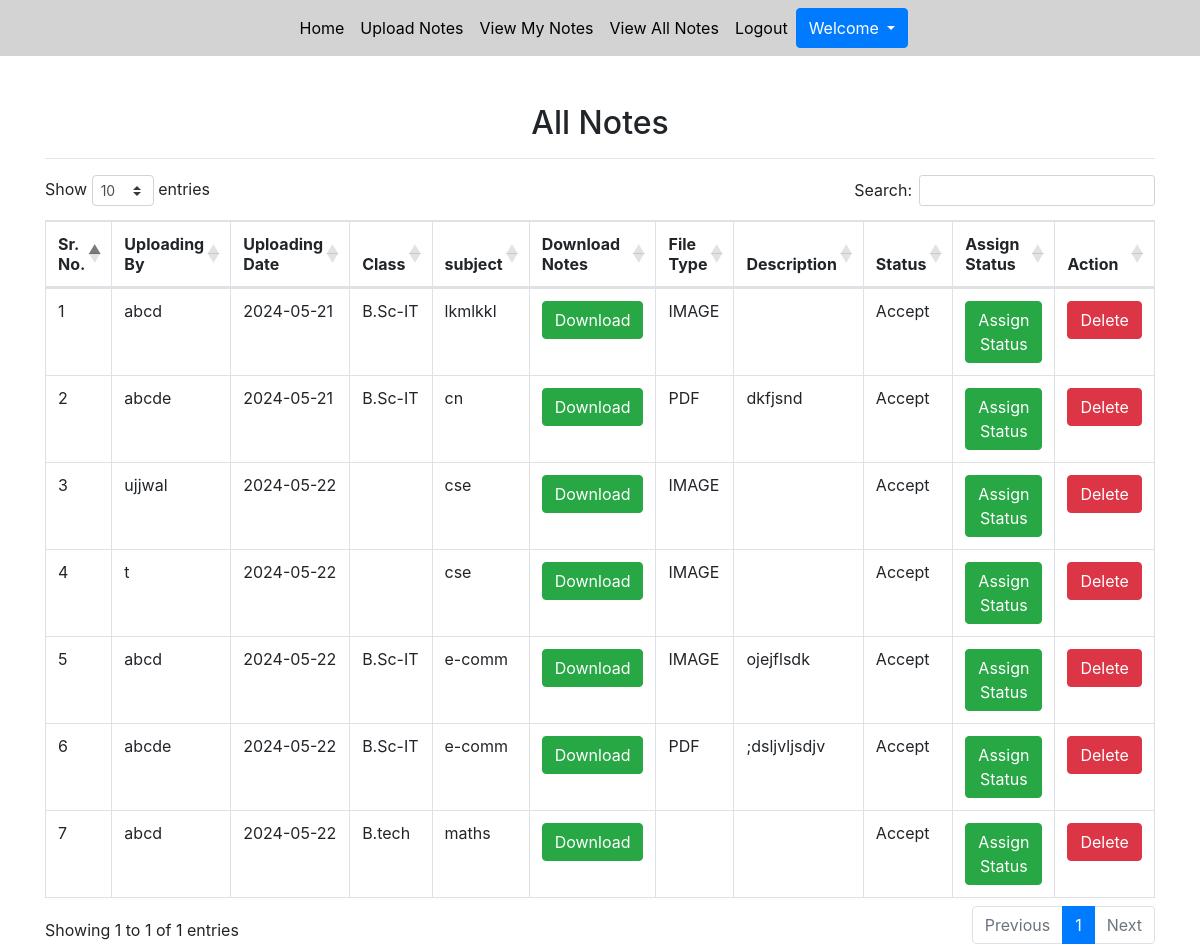
The app's page /viewallnotes with its own data.
### exam/models.py (models this page shows, shortened)
class Notes(models.Model):
    user = models.ForeignKey(User, on_delete=models.CASCADE)
    uploadingdate = models.CharField(max_length=30)
    branch = models.CharField(max_length=30)
    subject = models.CharField(max_length=30)
    notesfile = models.FileField(null=True)
    filetype = models.CharField(max_length=30)
    description = models.CharField(max_length=200, null=True)
    status = models.CharField(max_length=15)

### exam/views.py (the view)
# urls.py: path('viewallnotes', views.viewallnotes, name='viewallnotes'),
def viewallnotes(request):
    userType = ""
    if is_teacher(request.user):
        userType = "TEACHER"
    if is_student(request.user):
        userType = "student"
    notes = Notes.objects.filter(status = "Accept")
    d = {'notes' : notes,"userType":userType}
    return render(request, 'notes_sharing/viewallnotes.html', d)

### exam/views.py (called while the page is built)
def is_teacher(user):
    return user.groups.filter(name='TEACHER').exists()

def is_student(user):
    return user.groups.filter(name='STUDENT').exists()

### templates/notes_sharing/viewallnotes.html (shortened to what this page needs)
{%  extends 'notes_sharing/user_navigation.html' %}
{% load static %}
{% block body %}
<link rel="stylesheet" href="//cdnjs.cloudflare.com/ajax/libs/twitter-bootstrap/4.5.2/css/bootstrap.css">
<link rel="stylesheet" href="https://cdn.datatables.net/1.10.22/css/dataTables.bootstrap4.min.css">
<div class="container mt-5">
    <h2 class="text-center">All Notes</h2>
    <hr>
    <table class="table table-bordered" id="example">
        <thead>
        <tr>
            <th>Sr. No.</th>
            <th>Uploading By</th>
            <th>Uploading Date</th>
            <th>Class</th>
            <th>subject</th>
            <th>Download Notes</th>
            <th>File Type</th>
            <th>Description</th>
            <th>Status</th>
            {% ifnotequal userType "student" %}
            {% ifnotequal userType "TEACHER" %}
            <th>Assign Status</th>
            <th>Action</th>
            {% endifnotequal %}
            {% endifnotequal %}
        </tr>
        </thead>
        {% for i in notes %}
        <tbody>
        <tr>
            <td>{{forloop.counter}}</td>
            <td>{{i.user.username}}</td>
            <td>{{i.uploadingdate}}</td>
            <td>{{i.branch}}</td>
            <td>{{i.subject}}</td>
            <td><a href="{{i.notesfile.url}}" class="btn btn-success" download>Download</a></td>
            <td>{{i.filetype}}</td>
            <td>{{i.description}}</td>
            <td>{{i.status}}</td>
            {% ifnotequal userType "student" %}
            {% ifnotequal userType "TEACHER" %}
            <td><a href="{% url 'assign_status' i.id %}" class="btn btn-success">Assign Status</a></td>
            <td><a href="{% url 'delete_notes' i.id %}" class="btn btn-danger" onclick="return confirm('Are you sure?')">Delete</a></td>
            {% endifnotequal %}
            {% endifnotequal %}
        </tr>
        {% endfor %}
        </tbody>
    </table>
</div>
{% endblock %}

### records on screen
Notes: user.username "abcd", uploadingdate "2024-05-21", branch "B.Sc-IT", subject "lkmlkkl", filetype "IMAGE", status "Accept"
Notes: user.username "abcde", uploadingdate "2024-05-21", branch "B.Sc-IT", subject "cn", filetype "PDF", description "dkfjsnd", status "Accept"
Notes: user.username "ujjwal", uploadingdate "2024-05-22", subject "cse", filetype "IMAGE", status "Accept"
Notes: user.username "t", uploadingdate "2024-05-22", subject "cse", filetype "IMAGE", status "Accept"
Notes: user.username "abcd", uploadingdate "2024-05-22", branch "B.Sc-IT", subject "e-comm", filetype "IMAGE", description "ojejflsdk", status "Accept"
Notes: user.username "abcde", uploadingdate "2024-05-22", branch "B.Sc-IT", subject "e-comm", filetype "PDF", description ";dsljvljsdjv", status "Accept"
Notes: user.username "abcd", uploadingdate "2024-05-22", branch "B.tech", subject "maths", status "Accept"
